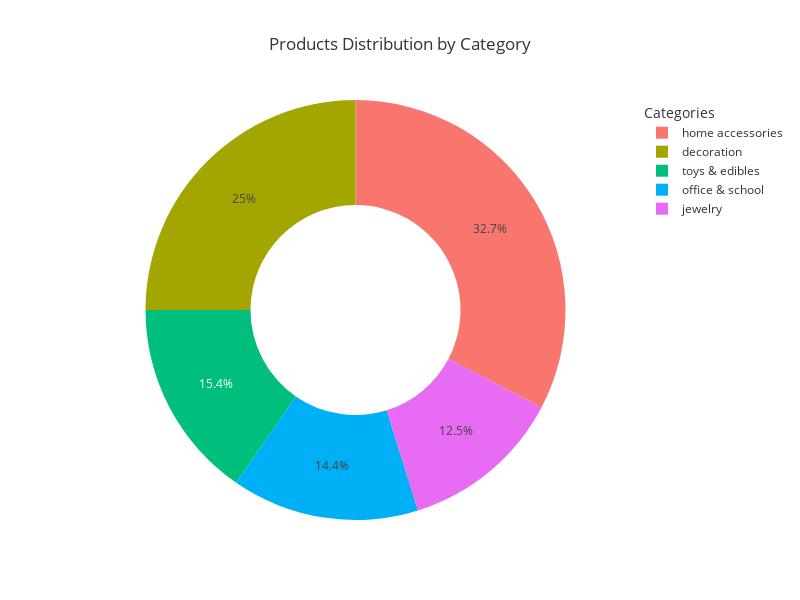

The cell this chart's notebook holds for it:
### Code cell
# Products Distribution by Category pie chart

fig = px.pie(
    products["category"].value_counts().reset_index(),
    names="category",
    values="count",
    title="Products Distribution by Category",
    hole=.5,
    width=800, height=600
)

fig.update_layout(legend_title_text="Categories")
fig.show()

### Figure 1 — Plotly figure (JSON) as saved in the notebook; plotly's stock layout.template omitted (floating-point values rounded to 4 significant figures)
{"data": [{"domain": {"x": [0, 1], "y": [0, 1]}, "hole": 0.5, "hovertemplate": "category=%{label}<br>count=%{value}<extra></extra>", "labels": ["home accessories", "decoration", "toys & edibles", "office & school", "jewelry"], "legendgroup": "", "name": "", "showlegend": true, "type": "pie", "values": [34, 26, 16, 15, 13]}], "layout": {"height": 600, "legend": {"title": {"text": "Categories"}, "tracegroupgap": 0}, "title": {"text": "Products Distribution by Category"}, "width": 800}}
